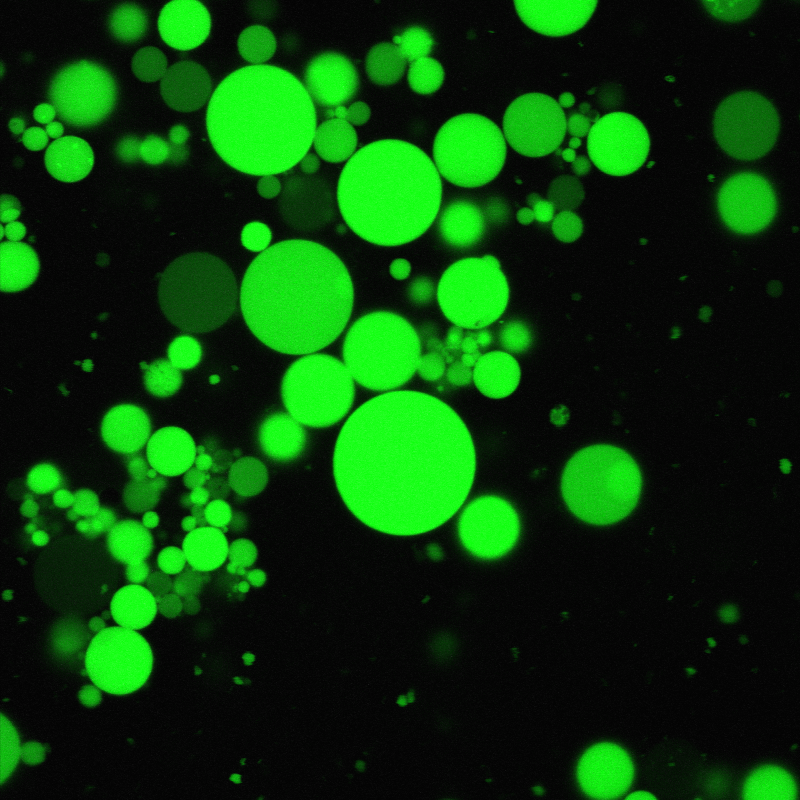
#> input picture img_data/Image0014+.tif, 800 x 800 px; its folder holds only this picture in this run
$ python count_liposome.py
#> lines starting #> are read from the running program, lines starting #| are printed output that depends on the picture; after the words box and inside, x2 and y2 are one past the last pixel; in counts of white or black regions, pixels touching at a corner belong together
import cv2
import numpy as np
import os
import pandas as pd
import glob
import shutil

def count_particle(file_name):
#> called with file_name = 'img_data/Image0014+.tif'
    img_raw = cv2.imread(os.path.join(f"{file_name}"), 1)
#> img_raw is the input picture: shape (800, 800, 3); mean B, G, R 10, 63.6, 10
    img = cv2.cvtColor(img_raw, cv2.COLOR_BGR2GRAY)
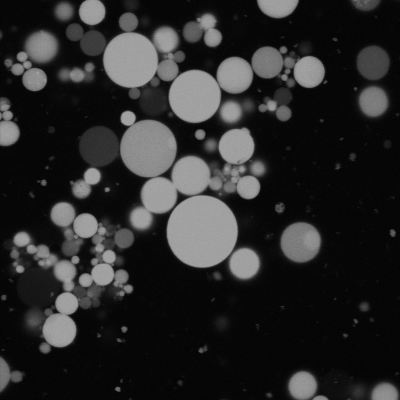
#> img: shape (800, 800) (shown at 1/2 size); min 2, max 180, mean 41.5

    h, w = img.shape

    #画像の前処理(拡大)

    mag = 2
    img = cv2.resize(img, (w*mag, h*mag))
#> img: shape (1600, 1600)

    #画像の前処理(ぼかし)
    img_blur = cv2.GaussianBlur(img,(5, 5), 0)

    #2値画像を取得
    _, th = cv2.threshold(img_blur, 0, 255, cv2.THRESH_BINARY + cv2.THRESH_OTSU)
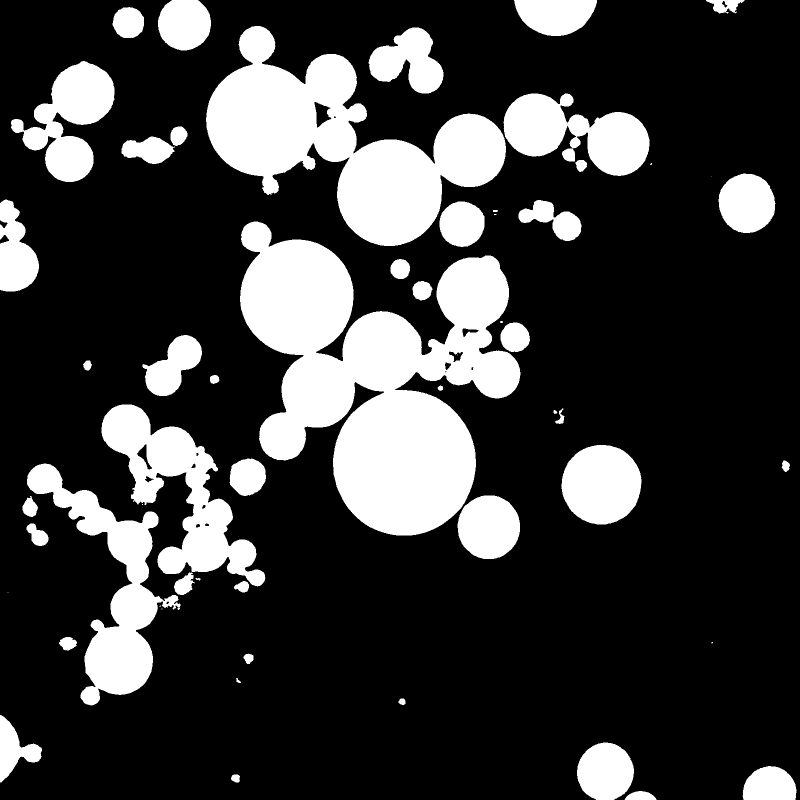
#> th: shape (1600, 1600) (shown at 1/2 size); 22.9% white; 56 white regions (9 under 20 px), largest, box (x1, y1, x2, y2) and area: (480, 443, 1041, 1071) 187689, (412, 52, 1012, 492) 113381, (54, 927, 361, 1411) 42644

    #モルフォロジー変換(膨張)
    kernel = np.ones((3, 3), np.uint8)
    th = cv2.dilate(th, kernel, iterations = 1)
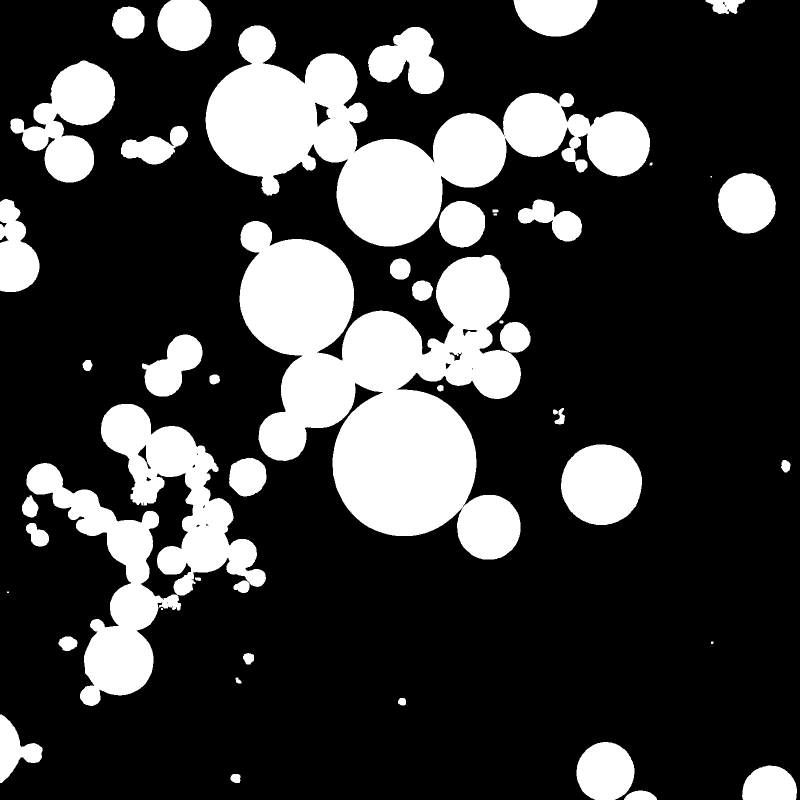
#> th: shape (1600, 1600) (shown at 1/2 size); 23.9% white; 47 white regions (3 under 20 px)

    #境界検出と描画
    cnt, _ = cv2.findContours(th.astype(np.uint8), cv2.RETR_TREE, cv2.CHAIN_APPROX_SIMPLE)
#> cnt = 79 contours, 29 with area under 20; largest, box (x1, y1, x2, y2) and area: (479, 442, 1042, 1119) 204288, (411, 51, 1300, 493) 145778, (202, 808, 532, 1191) 45903, (53, 926, 362, 1412) 44286, (21, 121, 230, 365) 25030
    img_raw = cv2.resize(img_raw, (w*mag, h*mag))
#> img_raw: shape (1600, 1600, 3)
    img_cnt = cv2.drawContours(img_raw, cnt, -1, (0, 255, 255), 1)
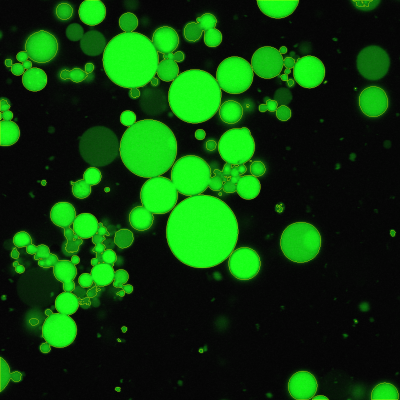
#> img_cnt: shape (1600, 1600, 3) (shown at 1/4 size); mean B, G, R 9.9, 64.7, 11.8

    #面積、円形度、中心(x, y座標)、半径を求める。
    # 630 px = 100 nm
    px_nm = 100/630
    Areas = []
    Circularities = []
    Eq_diameters = []
    Center_x = []
    Center_y = []
    Radius = []

    for i in cnt:
        #面積(px*px)
        area = cv2.contourArea(i)
        Areas.append(area)

        #円形度
        arc = cv2.arcLength(i, True)
        circularity = 4*np.pi*area/(arc*arc)
        Circularities.append(circularity)

        #等価直径(px)
        eq_diameter = np.sqrt(4*area/np.pi)*px_nm
        Eq_diameters.append(eq_diameter)

        (center_x, center_y), radius = cv2.minEnclosingCircle(i)
        Center_x.append(center_x)
        Center_y.append(center_y)
        Radius.append(radius)
#> this loop made 79 passes
#> (area, arc, circularity, eq_diameter, center_x, center_y, radius) on passes 1 to 8: (867, 148.4, 0.495, 5.27, 1280.5, 1598, 32.52), (274.5, 64.04, 0.841, 2.97, 471.1, 1556.9, 10.64), (6062.5, 314.8, 0.769, 13.95, 1538.3, 1583.3, 55.16), (10567.5, 385.6, 0.893, 18.41, 1209.9, 1543.1, 59.56), (5261, 414.4, 0.385, 12.99, 15.39, 1497, 69.72), (178.5, 50.38, 0.884, 2.39, 804, 1403.4, 8.4), (76.5, 38.73, 0.641, 1.57, 476.7, 1360.7, 7.44), (351.5, 73.7, 0.813, 3.36, 497, 1316.7, 12)
#> after the loop, Areas = 79 values, max 204287.5 at index 45, min 2 at index 16, mean 7679.5; Center_x = 79 values, max 1569.5 at index 22, min 15.39 at index 4, mean 710.4; Center_y = 79 values, max 1598 at index 0, min 1 at index 73, mean 781.5; Circularities = 79 values, max 0.902 at index 44, min 0.121 at index 64, mean 0.694; Eq_diameters = 79 values, max 80.95 at index 45, min 0.253 at index 16, mean 7.67; Radius = 79 values, max 445 at index 64, min 1 at index 16, mean 36.92

    df = pd.DataFrame(
        {
            "Circularities": Circularities,
            "Center_x": Center_x,
            "Center_y": Center_y,
            "Radius": Radius
            }
    )
#> df = table of 79 rows and 4 columns

    df["Radius_μm"] = df["Radius"]*100/630
    df_circle = df[df["Circularities"] >= 0.8]
#> df_circle = table of 30 rows and 5 columns


    for data in df_circle.itertuples():
        img = cv2.circle(
            img,
            (int(data.Center_x), int(data.Center_y)),
            int(data.Radius),
            (255, 255, 255),
            3
            )
#> this loop made 30 passes
#> data on passes 1 to 8: (1, 0.841, 471.1, 1556.9, 10.64, 1.69), (3, 0.893, 1209.9, 1543.1, 59.56, 9.45), (5, 0.884, 804, 1403.4, 8.4, 1.33), (7, 0.813, 497, 1316.7, 12, 1.91), (8, 0.82, 1424, 1285, 2.83, 0.449), (18, 0.857, 345, 1212.5, 1.5, 0.238), (22, 0.81, 1569.5, 932, 12.5, 1.98), (23, 0.872, 495, 953.3, 39.85, 6.32)
#> pass 2, in count_particle, `img = cv2.circle( img, (int(data.Center_x), int(data.Center_y)), int(d..`:
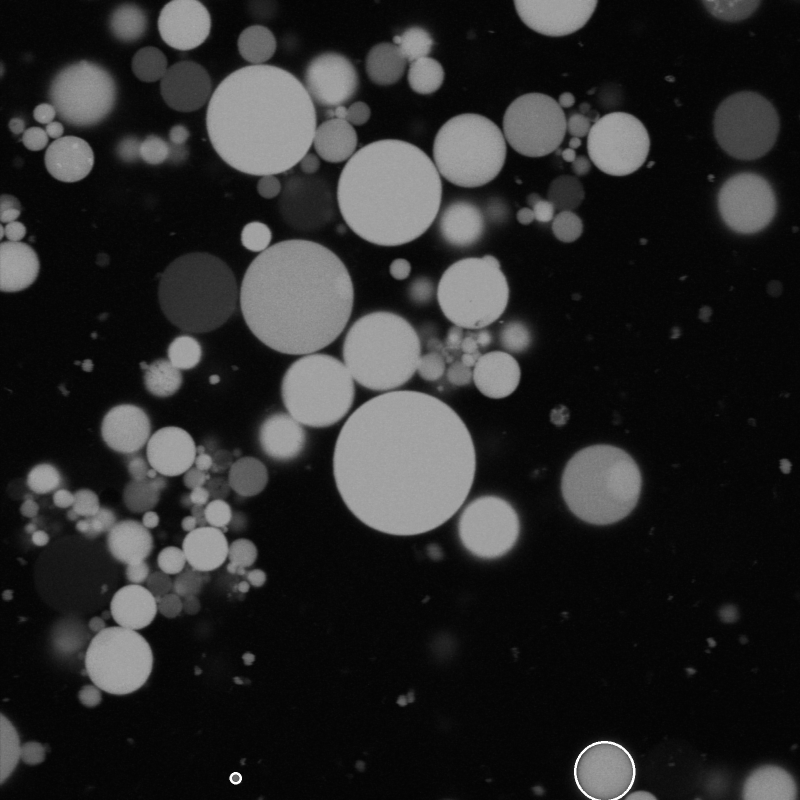
#> img: shape (1600, 1600) (shown at 1/2 size); min 2, max 255, mean 41.6
#> after the loop:
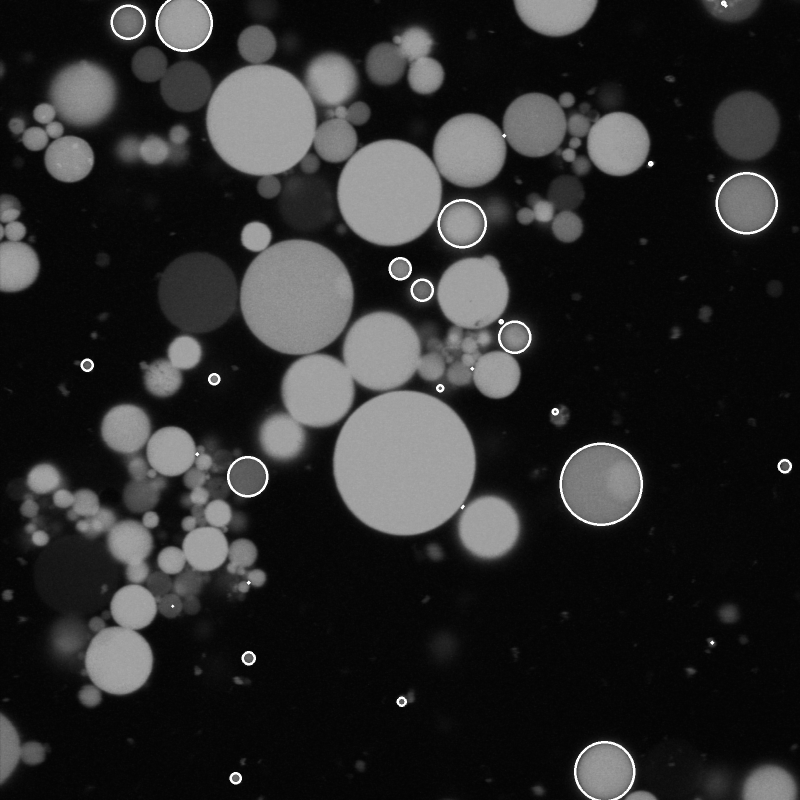
#> img: shape (1600, 1600) (shown at 1/2 size); min 2, max 255, mean 42.7


    df_circle.to_csv(f"{file_name}.csv", index=False)

files = glob.glob(r'img_data\*.tif')

for i in files:
    count_particle(i)


def move_glob(dst_path, pathname, recursive=True):
    for p in glob.glob(pathname, recursive=recursive):
        shutil.move(p, dst_path)

move_glob(r'BG(+)', r'img_data\*_BG.tif.csv')
move_glob(r'BG(-)', r'img_data\*.tif.csv')

$ run again, on img_data/Image0016+.tif
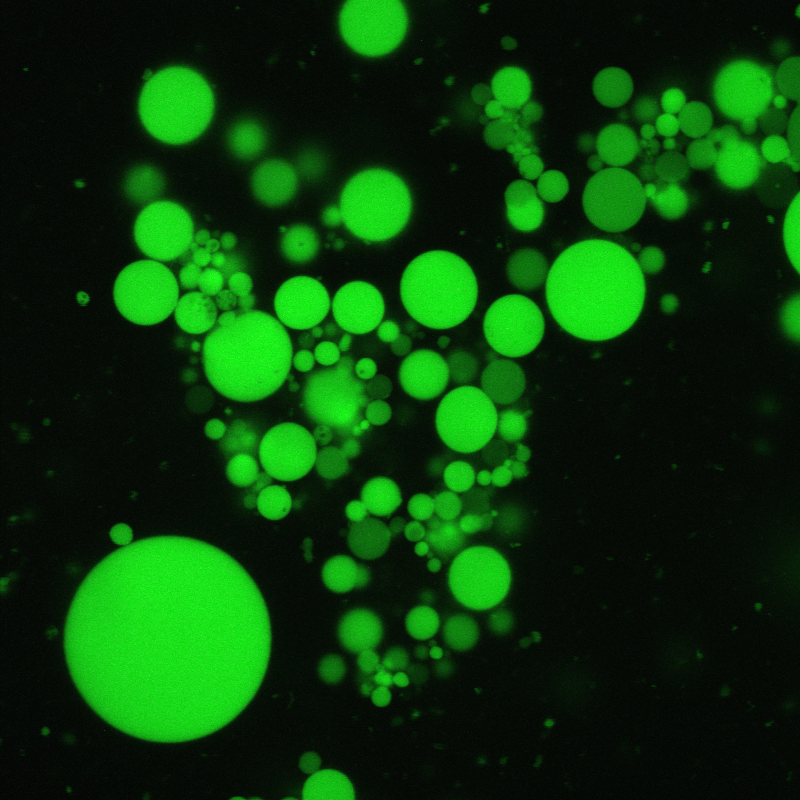
#> input picture img_data/Image0016+.tif, 800 x 800 px
#> in count_particle, img_raw is the input picture: shape (800, 800, 3); mean B, G, R 10.2, 59.7, 10.2
#> in count_particle, `th = cv2.dilate(th, kernel, iterations = 1)`:
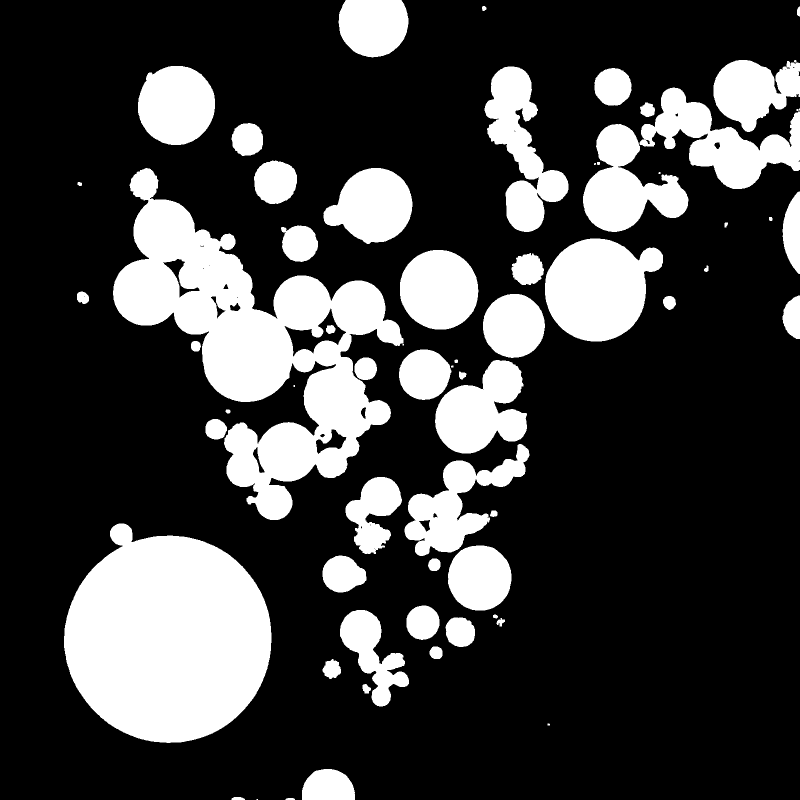
#> th: shape (1600, 1600) (shown at 1/2 size); 24.7% white; 64 white regions (9 under 20 px)
#> cnt = 101 contours, 32 with area under 20; largest, box (x1, y1, x2, y2) and area: (226, 336, 807, 1040) 154163, (128, 1047, 543, 1486) 135766, (1090, 477, 1326, 683) 34489, (1279, 175, 1600, 378) 26143, (969, 133, 1137, 464) 23973
#> img_raw: shape (1600, 1600, 3)
#> the loop in count_particle, `for i in cnt:` made 101 passes
#> (area, arc, circularity, eq_diameter, center_x, center_y, radius) on passes 2, 3, 4, 6, 7, 8, 9, 11: (47, 39.66, 0.376, 1.23, 580, 1598.5, 9.01), (107.5, 57.9, 0.403, 1.86, 476, 1598, 13.04), (5303.5, 298.3, 0.749, 13.04, 656.5, 1588.4, 53.57), (199, 59.8, 0.699, 2.53, 731.5, 1377.5, 10.12), (968, 132.2, 0.696, 5.57, 662.7, 1337.5, 19.81), (500, 83.94, 0.892, 4, 871.5, 1305.5, 13.73), (132, 63.8, 0.408, 2.06, 1001.5, 1244, 9.01), (2717.5, 200.3, 0.851, 9.34, 920.3, 1262.9, 31.72)
#> after the loop in count_particle, `for i in cnt:`: Areas = 101 values, max 154163 at index 56, min 2 at index 0, mean 6337.6; Center_x = 101 values, max 1598.5 at index 79, min 159 at index 53, mean 899.7; Center_y = 101 values, max 1598.5 at index 0, min 16.65 at index 99, mean 683.9; Circularities = 101 values, max 0.899 at index 47, min 0.124 at index 56, mean 0.695; Eq_diameters = 101 values, max 70.32 at index 56, min 0.253 at index 0, mean 7.59; Radius = 101 values, max 376.2 at index 56, min 1 at index 9, mean 32.51
#> df = table of 101 rows and 4 columns
#> df_circle = table of 38 rows and 5 columns
#> the loop in count_particle, `for data in df_circle.itertuples():` made 38 passes
#> data on passes 1 to 8: (4, 0.803, 1097, 1448.5, 2.5, 0.397), (7, 0.892, 871.5, 1305.5, 13.73, 2.18), (10, 0.851, 920.3, 1262.9, 31.72, 5.03), (11, 0.825, 990.5, 1232, 4.92, 0.782), (13, 0.893, 844.5, 1244.6, 34.58, 5.49), (14, 0.885, 868.7, 1129.3, 13.2, 2.1), (15, 0.827, 689, 1148, 44.64, 7.09), (16, 0.895, 958.1, 1155.3, 66.02, 10.48)
#> after the loop in count_particle, `for data in df_circle.itertuples():`:
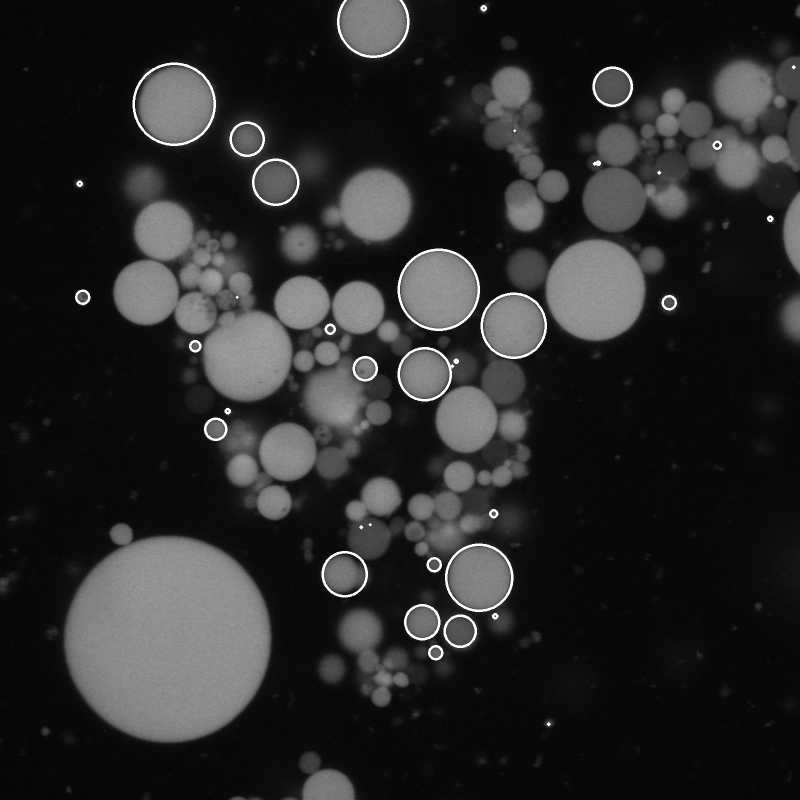
#> img: shape (1600, 1600) (shown at 1/2 size); min 4, max 255, mean 41.2

$ run again, on img_data/Image0025.tif
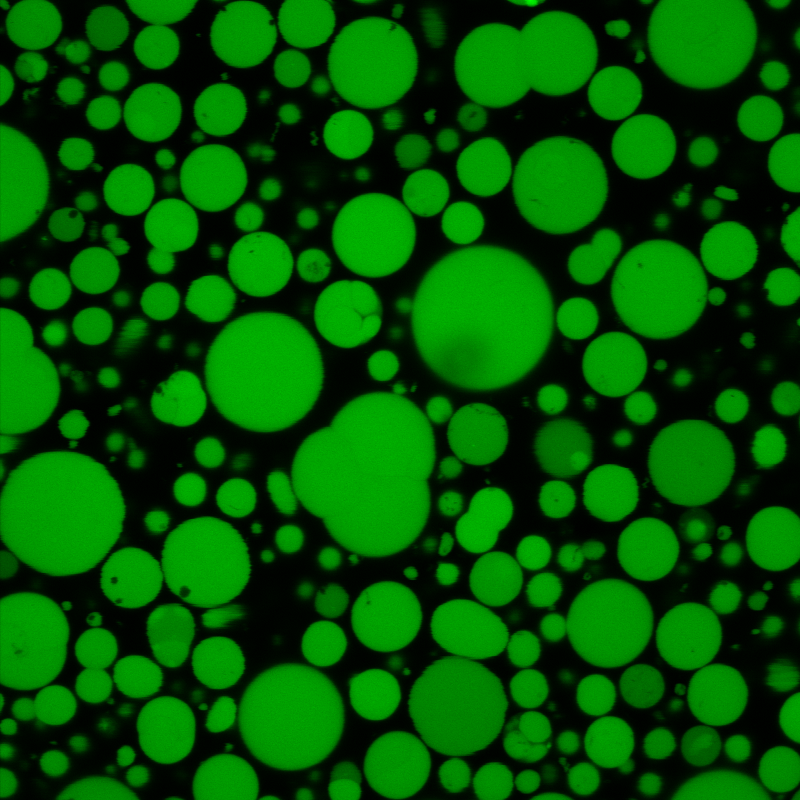
#> input picture img_data/Image0025.tif, 800 x 800 px
#> in count_particle, img_raw is the input picture: shape (800, 800, 3); mean B, G, R 0, 84.6, 0
#> in count_particle, `th = cv2.dilate(th, kernel, iterations = 1)`:
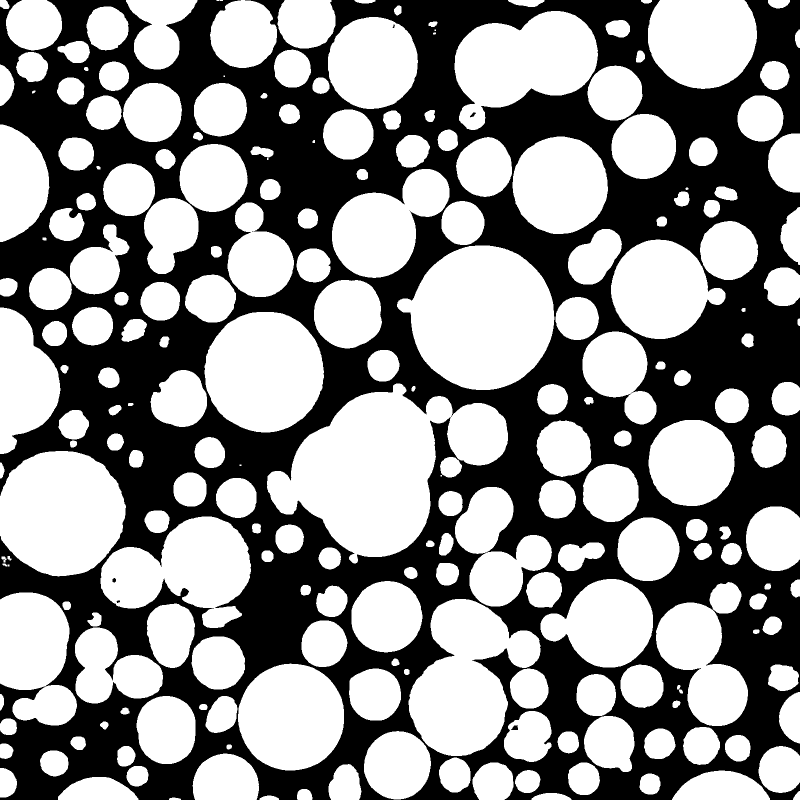
#> th: shape (1600, 1600) (shown at 1/2 size); 55.6% white; 7 black regions (2 under 20 px)
#> cnt = 237 contours, 20 with area under 20; largest, box (x1, y1, x2, y2) and area: (534, 767, 1016, 1127) 88954, (794, 491, 1109, 780) 65322, (0, 902, 252, 1153) 49660, (817, 1198, 1081, 1512) 48230, (409, 624, 648, 865) 45010
#> img_raw: shape (1600, 1600, 3)
#> the loop in count_particle, `for i in cnt:` made 237 passes
#> (area, arc, circularity, eq_diameter, center_x, center_y, radius) on passes 1 to 3: (69.5, 51.07, 0.335, 1.49, 349.5, 1598, 11.54), (228, 84.97, 0.397, 2.7, 538, 1598, 19.03), (772.5, 170.5, 0.334, 4.98, 1102.5, 1598, 39.51)
#> after the loop in count_particle, `for i in cnt:`: Areas = 237 values, max 88953.5 at index 117, min 2 at index 118, mean 5909.5; Center_x = 237 values, max 1598 at index 136, min 1 at index 37, mean 764; Center_y = 237 values, max 1598 at index 0, min 0.5 at index 232, mean 805.7; Circularities = 237 values, max 0.917 at index 74, min 0.306 at index 229, mean 0.779; Eq_diameters = 237 values, max 53.42 at index 117, min 0.253 at index 118, mean 9.95; Radius = 237 values, max 247.9 at index 117, min 1 at index 118, mean 37.18
#> df = table of 237 rows and 4 columns
#> df_circle = table of 156 rows and 5 columns
#> the loop in count_particle, `for data in df_circle.itertuples():` made 156 passes
#> data on passes 1 to 3: (4, 0.81, 609.2, 1592, 15.98, 2.54), (6, 0.878, 1299.6, 1567.5, 22.24, 3.53), (8, 0.875, 1055.1, 1562, 25.56, 4.06)
#> after the loop in count_particle, `for data in df_circle.itertuples():`:
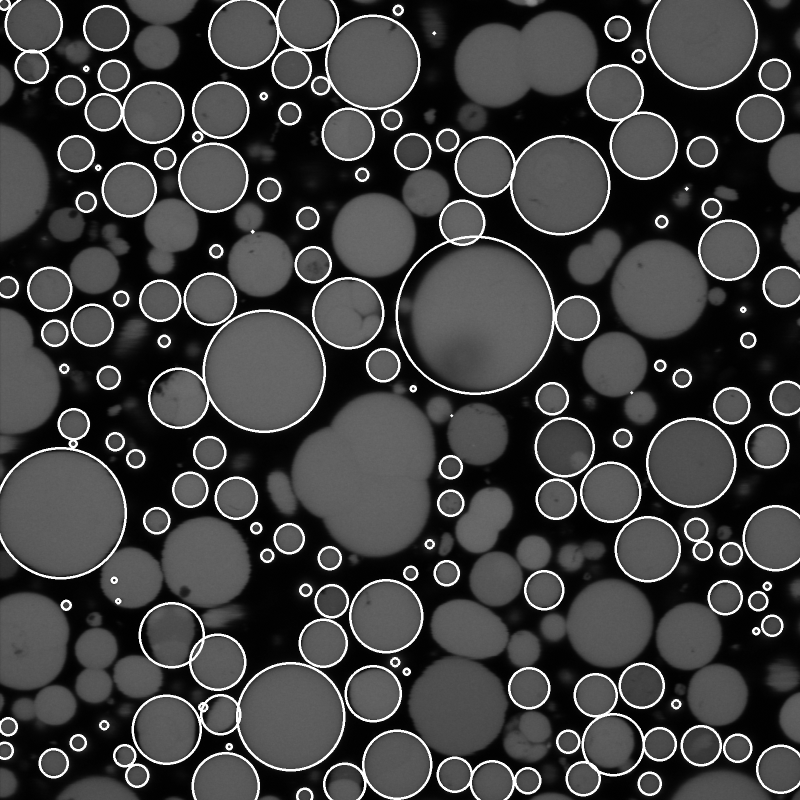
#> img: shape (1600, 1600) (shown at 1/2 size); min 0, max 255, mean 63.4
